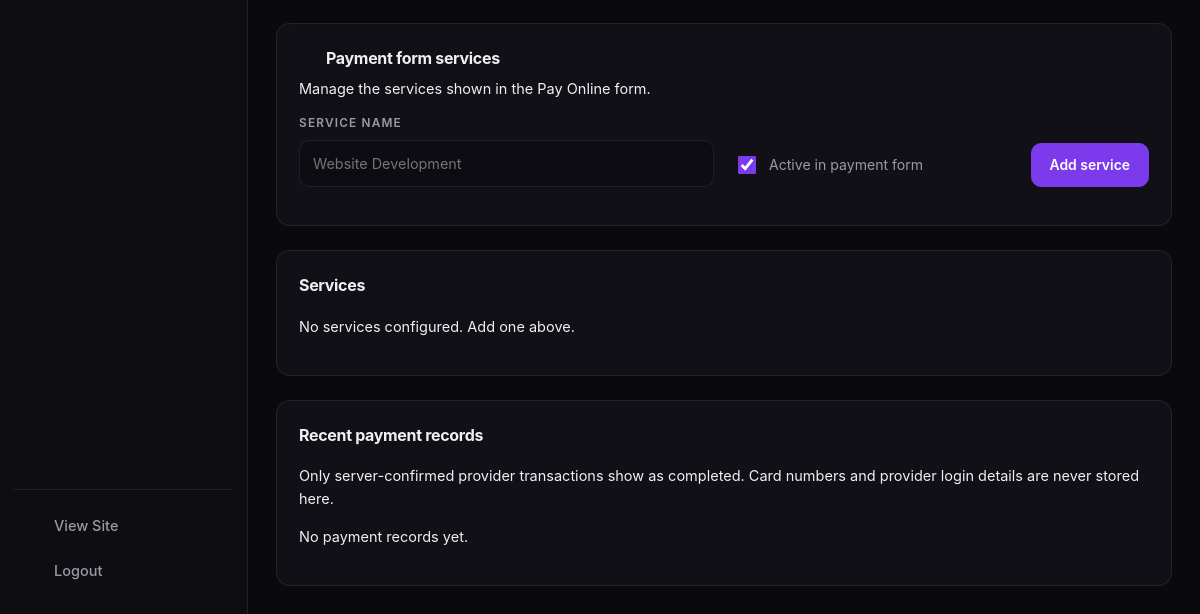
The app's page /admin/payments.php (signed in, lower part), older data.
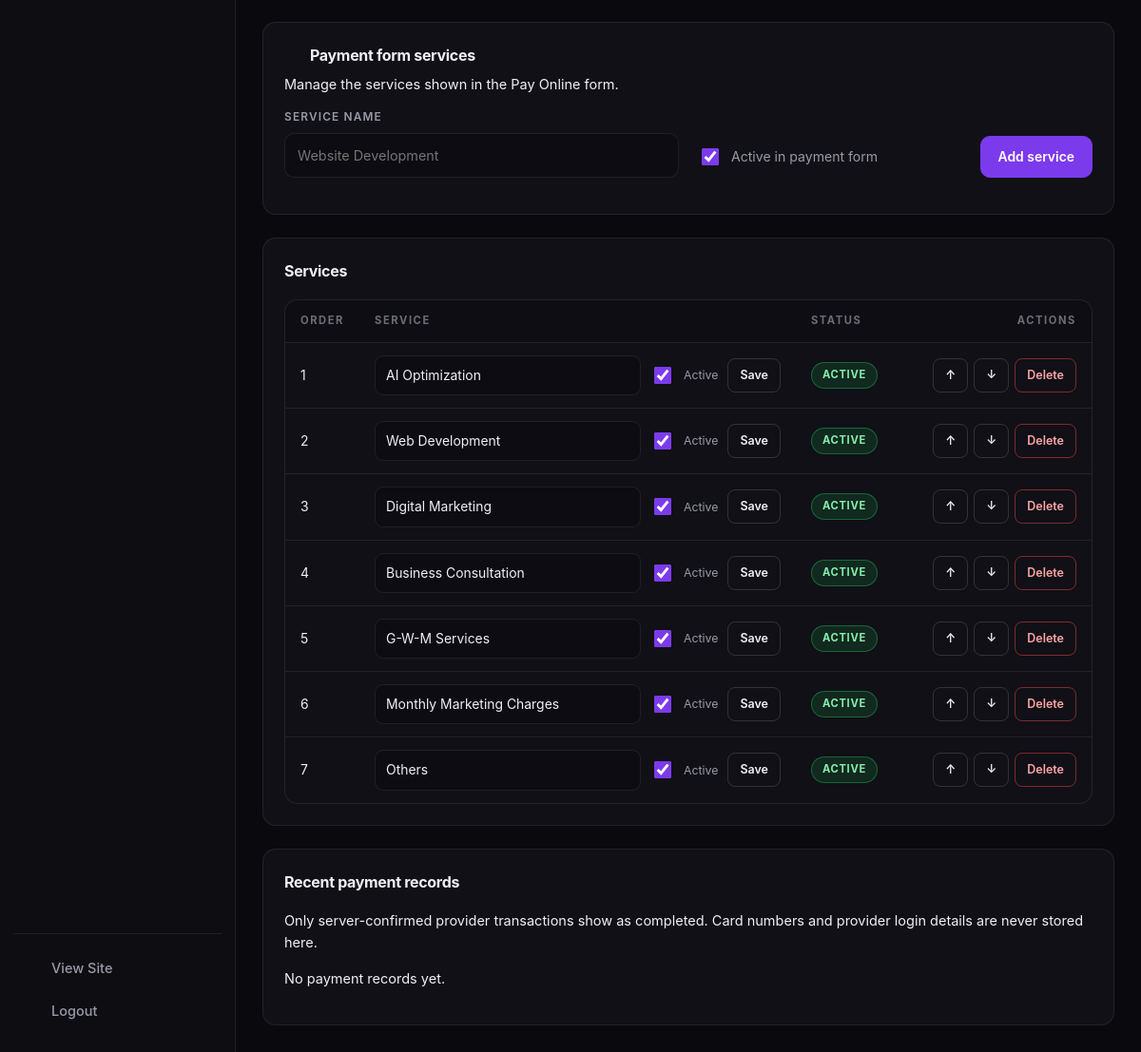
The same page, newer data.
### tables this page shows
CREATE TABLE IF NOT EXISTS payment_services (
  id INT AUTO_INCREMENT PRIMARY KEY,
  name VARCHAR(150) NOT NULL,
  sort_order INT NOT NULL DEFAULT 0,
  is_active TINYINT(1) NOT NULL DEFAULT 1,
  created_at TIMESTAMP DEFAULT CURRENT_TIMESTAMP,
  UNIQUE KEY uniq_payment_service (name)
);

### includes/functions.php (called while the page is built, shortened)
<?php
function esc($value)
{
    return htmlspecialchars((string) $value, ENT_QUOTES, 'UTF-8');
}
function url($path = '', $pretty = null)
{
    $path = trim((string) $path, '/');
    if ($pretty === null) {
        $pretty = PRETTY_URLS;
    }
    if ($path !== '' && substr($path, -4) !== '.php' && $pretty && strpos($path, '?') === false) {
        $url = BASE_URL . '/' . $path;
    } elseif ($path !== '' && substr($path, -4) !== '.php' && !$pretty && strpos($path, '?') === false) {
        $url = BASE_URL . '/' . $path . '.php';
    } else {
        $url = BASE_URL . ($path === '' ? '/' : '/' . $path);
    }
    return $url;
}
function asset($path)
{
    return BASE_URL . '/' . ltrim((string) $path, '/');
}

### includes/db.php (called while the page is built, shortened)
<?php
if (!function_exists('dbAll')) {
    function dbAll($sql, $params = array())
    {
        try {
            $st = $GLOBALS['pdo']->prepare($sql);
            $st->execute($params);
            return $st->fetchAll();
        } catch (PDOException $e) {
            error_log('[TPT] Query failed: ' . $e->getMessage() . ' | ' . $sql);
            return array();
        }
    }
}
if (!function_exists('dbOne')) {
    function dbOne($sql, $params = array())
    {
        $rows = dbAll($sql, $params);
        return $rows ? $rows[0] : null;
    }
}

### core/Schema.php (called while the page is built, shortened)
<?php
class Schema
{
    public static function hasTable($table)
    {
        $row = dbOne(
            'SELECT COUNT(*) AS c FROM information_schema.TABLES
             WHERE TABLE_SCHEMA = DATABASE() AND TABLE_NAME = ?',
            array((string) $table)
        );
        return $row && (int) $row['c'] > 0;
    }
}

### core/Payments.php (called while the page is built, shortened)
<?php
function piePaymentServiceRows()
{
    require_once BASE_PATH . '/core/Schema.php';
    return Schema::hasTable('payment_services')
        ? dbAll('SELECT * FROM payment_services ORDER BY sort_order ASC, id ASC')
        : array();
}
function piePaymentRecordRows($limit = 100)
{
    $table = dbOne(
        "SELECT COUNT(*) AS c FROM information_schema.TABLES
         WHERE TABLE_SCHEMA = DATABASE() AND TABLE_NAME = 'payment_records'"
    );
    $limit = max(1, min(250, (int) $limit));
    return dbAll('SELECT reference, provider, provider_transaction_id, name, service, amount, currency, status, created_at, confirmed_at FROM payment_records ORDER BY id DESC LIMIT ' . $limit);
}

### admin/payments.php (the view, shortened to what this page needs)
<?php
require_once BASE_PATH . '/includes/payments.php';
require_once BASE_PATH . '/core/Schema.php';
$services = piePaymentServiceRows();
$paymentRecords = piePaymentRecordRows(100);
require_once dirname(__DIR__) . '/includes/admin-header.php';
?>
<section class="a-card">
    <div class="payment-settings-title">
        <div>
            <h3><?= icon('list', 18) ?> Payment form services</h3>
            <p class="hint">Manage the services shown in the Pay Online form.</p>
        </div>
    </div>
    <form method="post" class="a-grid cols-2 payment-service-add" style="align-items:end">
        <div class="a-field">
            <label for="newService">Service name</label>
            <input id="newService" name="name" maxlength="150" required placeholder="Website Development">
        </div>
        <div class="payment-service-add-action">
            <label class="a-check"><input type="checkbox" name="is_active" value="1" checked> Active in payment form</label>
            <button class="a-btn primary" type="submit">Add service</button>
        </div>
    </form>
</section>
<section class="a-card">
    <h3>Services</h3>
    <?php if (!$services): ?>
        <p class="hint">No services configured. Add one above.</p>
    <?php else: ?>
    <div class="a-table-wrap">
        <table class="a-table">
            <thead><tr><th style="width:50px">Order</th><th>Service</th><th>Status</th><th style="text-align:right">Actions</th></tr></thead>
            <tbody>
            <?php foreach ($services as $i => $service): ?>
            <tr>
                <td><?= $i + 1 ?></td>
                <td>
                    <form method="post" class="payment-service-edit">
                        <input name="name" maxlength="150" required value="<?= esc($service['name']) ?>">
                        <label class="a-check"><input type="checkbox" name="is_active" value="1" <?= (int) $service['is_active'] ? 'checked' : '' ?>> Active</label>
                        <button class="a-btn small" type="submit">Save</button>
                    </form>
                </td>
                <td><span class="badge <?= (int) $service['is_active'] ? 'active' : 'inactive' ?>"><?= (int) $service['is_active'] ? 'Active' : 'Hidden' ?></span></td>
                <td>
                    <div class="row-actions">
                        <?php foreach (array('up' => '↑', 'down' => '↓') as $direction => $symbol): ?>
                        <form method="post" class="payment-service-action">
                            <button class="a-btn small" type="submit" aria-label="Move <?= $direction ?>"><?= $symbol ?></button>
                        </form>
                        <?php endforeach; ?>
                        <form method="post" class="payment-service-action" data-confirm="Delete this service?">
                            <button class="a-btn small danger" type="submit">Delete</button>
                        </form>
                    </div>
                </td>
            </tr>
            <?php endforeach; ?>
            </tbody>
        </table>
    </div>
    <?php endif; ?>
</section>
<section class="a-card">
    <h3>Recent payment records</h3>
    <p class="hint">Only server-confirmed provider transactions show as completed. Card numbers and provider login details are never stored here.</p>
    <?php if (!$paymentRecords): ?>
        <p class="hint">No payment records yet.</p>
    <?php endif; ?>
</section>
<?php require_once dirname(__DIR__) . '/includes/admin-footer.php'; ?>

### includes/admin-header.php (shortened to what this page needs)
<?php
require_once BASE_PATH . '/core/Schema.php';
$adminPage  = isset($adminPage) ? $adminPage : 'dashboard';
$adminNav = array(
    array('key' => 'leads', 'label' => 'Alia Leads', 'href' => 'leads.php', 'icon' => 'users'),
    array('key' => 'chats', 'label' => 'Alia Chats', 'href' => 'chats.php', 'icon' => 'chat'),
    array('key' => 'content', 'label' => 'Content & SEO', 'href' => 'content.php', 'icon' => 'edit'),
    array('key' => 'dashboard',    'label' => 'Dashboard',     'href' => 'index.php',        'icon' => 'grid'),
    array('key' => 'submissions',  'label' => 'Submissions',   'href' => 'submissions.php',  'icon' => 'mail'),
    array('key' => 'payments',     'label' => 'Payment Settings', 'href' => 'payments.php',  'icon' => 'card'),
    array('key' => 'blog',         'label' => 'Blog',          'href' => 'blog.php',         'icon' => 'edit'),
    array('key' => 'resources',    'label' => 'Resources',     'href' => 'resources.php',    'icon' => 'download'),
    array('key' => 'portfolio',    'label' => 'Portfolio',     'href' => 'portfolio.php',    'icon' => 'layers'),
    array('key' => 'team',         'label' => 'Team',          'href' => 'team.php',         'icon' => 'users'),
    array('key' => 'testimonials', 'label' => 'Testimonials',  'href' => 'testimonials.php', 'icon' => 'star'),
    array('key' => 'subscribers',  'label' => 'Subscribers',   'href' => 'subscribers.php',  'icon' => 'send'),
    array('key' => 'media',        'label' => 'Media Library', 'href' => 'media.php',        'icon' => 'image'),
    array('key' => 'admins',       'label' => 'Admin Management', 'href' => 'admins.php',    'icon' => 'shield'),
    array('key' => 'settings',     'label' => 'Settings',      'href' => 'settings.php',     'icon' => 'cpu'),
);
?>
<!DOCTYPE html>
<html lang="en">
<head>
<link rel="stylesheet" href="<?= asset('assets/css/admin.css') ?>">
</head>
<body class="admin-body">
<aside class="admin-sidebar" id="adminSidebar">
        <?php foreach ($adminNav as $navItem): ?>
        <a href="<?= esc($navItem['href']) ?>" class="<?= $adminPage === $navItem['key'] ? 'active' : '' ?>"><?= icon($navItem['icon'], 17) ?><span><?= esc($navItem['label']) ?></span></a>
        <?php endforeach; ?>
    <div class="admin-side-foot">
        <a href="<?= url('') ?>" target="_blank" rel="noopener"><?= icon('globe', 16) ?><span>View Site</span></a>
        <a href="logout.php"><?= icon('close', 16) ?><span>Logout</span></a>
    </div>
</aside>
<div class="admin-main">
    <main class="admin-content">

### includes/data.php (shortened to what this page needs)
<?php
function icon($name, $size = 20)
{
    $body = isset($paths[$name]) ? $paths[$name] : $paths['sparkle'];
    return '<svg class="icon icon-' . esc($name) . '" width="' . (int) $size . '" height="' . (int) $size
        . '" viewBox="0 0 24 24" fill="none" stroke="currentColor" stroke-width="1.6" stroke-linecap="round" stroke-linejoin="round" aria-hidden="true">'
        . $body . '</svg>';
}

### includes/admin-footer.php (shortened to what this page needs)
    </main>
</div>
</body>
</html>

Row changes from the older to the newer data that the page shows:
added payment_services: name "AI Optimization", is_active "☑", shows "ACTIVE", symbol "↑", symbol "↓"
added payment_services: name "Web Development", is_active "☑", shows "ACTIVE", symbol "↑", symbol "↓"
added payment_services: name "Digital Marketing", is_active "☑", shows "ACTIVE", symbol "↑", symbol "↓"
added payment_services: name "Business Consultation", is_active "☑", shows "ACTIVE", symbol "↑", symbol "↓"
added payment_services: name "G-W-M Services", is_active "☑", shows "ACTIVE", symbol "↑", symbol "↓"
added payment_services: name "Monthly Marketing Charges", is_active "☑", shows "ACTIVE", symbol "↑", symbol "↓"
added payment_services: name "Others", is_active "☑", shows "ACTIVE", symbol "↑", symbol "↓"
Text that changed along with them:
text no longer shown: "No services configured. Add one above."
text now shown: "ORDER SERVICE STATUS ACTIONS"
